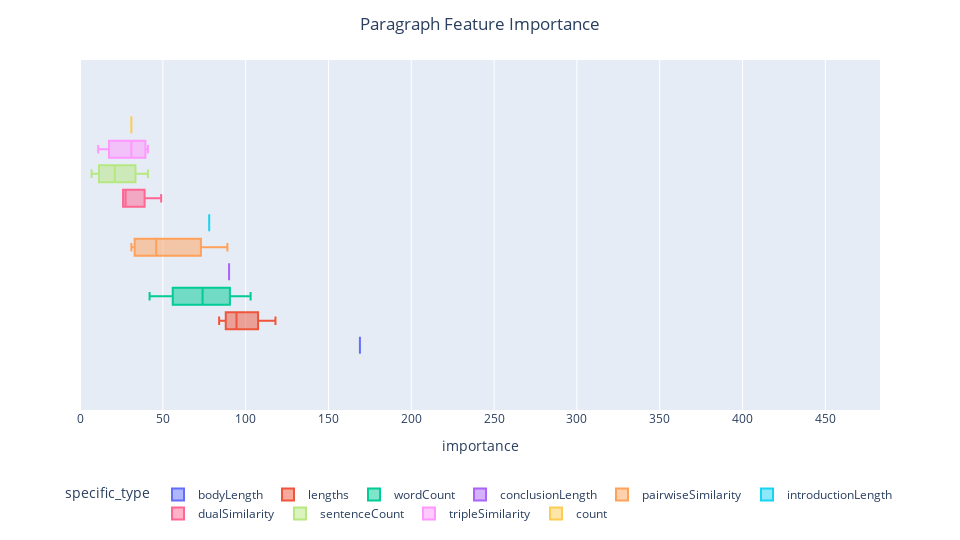

Here is the notebook cell this chart was saved with:
### Code cell
fig = px.box(
    paragraph_features,
    x="importance",
    color="specific_type",
    range_x=(df.importance.min(), df.importance.max()),
)
fig.update_layout(
    height=1080 // 2,
    width=1920 // 2,
    title_x=0.5,
    title_text="Paragraph Feature Importance",
    legend=dict(orientation="h", yanchor="top", xanchor="center", y=-0.2, x=0.5),
)
fig.show()

### Figure 1 — Plotly figure (JSON) as saved in the notebook; plotly's stock layout.template omitted (floating-point values rounded to 4 significant figures)
{"data": [{"alignmentgroup": "True", "hovertemplate": "specific_type=bodyLength<br>importance=%{x}<extra></extra>", "legendgroup": "bodyLength", "marker": {"color": "#636efa"}, "name": "bodyLength", "notched": false, "offsetgroup": "bodyLength", "orientation": "h", "showlegend": true, "type": "box", "x": [169], "x0": " ", "xaxis": "x", "y0": " ", "yaxis": "y"}, {"alignmentgroup": "True", "hovertemplate": "specific_type=lengths<br>importance=%{x}<extra></extra>", "legendgroup": "lengths", "marker": {"color": "#EF553B"}, "name": "lengths", "notched": false, "offsetgroup": "lengths", "orientation": "h", "showlegend": true, "type": "box", "x": [118, 97, 92, 84], "x0": " ", "xaxis": "x", "y0": " ", "yaxis": "y"}, {"alignmentgroup": "True", "hovertemplate": "specific_type=wordCount<br>importance=%{x}<extra></extra>", "legendgroup": "wordCount", "marker": {"color": "#00cc96"}, "name": "wordCount", "notched": false, "offsetgroup": "wordCount", "orientation": "h", "showlegend": true, "type": "box", "x": [103, 78, 70, 42], "x0": " ", "xaxis": "x", "y0": " ", "yaxis": "y"}, {"alignmentgroup": "True", "hovertemplate": "specific_type=conclusionLength<br>importance=%{x}<extra></extra>", "legendgroup": "conclusionLength", "marker": {"color": "#ab63fa"}, "name": "conclusionLength", "notched": false, "offsetgroup": "conclusionLength", "orientation": "h", "showlegend": true, "type": "box", "x": [90], "x0": " ", "xaxis": "x", "y0": " ", "yaxis": "y"}, {"alignmentgroup": "True", "hovertemplate": "specific_type=pairwiseSimilarity<br>importance=%{x}<extra></extra>", "legendgroup": "pairwiseSimilarity", "marker": {"color": "#FFA15A"}, "name": "pairwiseSimilarity", "notched": false, "offsetgroup": "pairwiseSimilarity", "orientation": "h", "showlegend": true, "type": "box", "x": [89, 57, 35, 31], "x0": " ", "xaxis": "x", "y0": " ", "yaxis": "y"}, {"alignmentgroup": "True", "hovertemplate": "specific_type=introductionLength<br>importance=%{x}<extra></extra>", "legendgroup": "introductionLength", "marker": {"color": "#19d3f3"}, "name": "introductionLength", "notched": false, "offsetgroup": "introductionLength", "orientation": "h", "showlegend": true, "type": "box", "x": [78], "x0": " ", "xaxis": "x", "y0": " ", "yaxis": "y"}, {"alignmentgroup": "True", "hovertemplate": "specific_type=dualSimilarity<br>importance=%{x}<extra></extra>", "legendgroup": "dualSimilarity", "marker": {"color": "#FF6692"}, "name": "dualSimilarity", "notched": false, "offsetgroup": "dualSimilarity", "orientation": "h", "showlegend": true, "type": "box", "x": [49, 29, 26, 26], "x0": " ", "xaxis": "x", "y0": " ", "yaxis": "y"}, {"alignmentgroup": "True", "hovertemplate": "specific_type=sentenceCount<br>importance=%{x}<extra></extra>", "legendgroup": "sentenceCount", "marker": {"color": "#B6E880"}, "name": "sentenceCount", "notched": false, "offsetgroup": "sentenceCount", "orientation": "h", "showlegend": true, "type": "box", "x": [41, 26, 16, 7], "x0": " ", "xaxis": "x", "y0": " ", "yaxis": "y"}, {"alignmentgroup": "True", "hovertemplate": "specific_type=tripleSimilarity<br>importance=%{x}<extra></extra>", "legendgroup": "tripleSimilarity", "marker": {"color": "#FF97FF"}, "name": "tripleSimilarity", "notched": false, "offsetgroup": "tripleSimilarity", "orientation": "h", "showlegend": true, "type": "box", "x": [41, 38, 24, 11], "x0": " ", "xaxis": "x", "y0": " ", "yaxis": "y"}, {"alignmentgroup": "True", "hovertemplate": "specific_type=count<br>importance=%{x}<extra></extra>", "legendgroup": "count", "marker": {"color": "#FECB52"}, "name": "count", "notched": false, "offsetgroup": "count", "orientation": "h", "showlegend": true, "type": "box", "x": [31], "x0": " ", "xaxis": "x", "y0": " ", "yaxis": "y"}], "layout": {"boxmode": "group", "height": 540, "legend": {"orientation": "h", "title": {"text": "specific_type"}, "tracegroupgap": 0, "x": 0.5, "xanchor": "center", "y": -0.2, "yanchor": "top"}, "margin": {"t": 60}, "title": {"text": "Paragraph Feature Importance", "x": 0.5}, "width": 960, "xaxis": {"anchor": "y", "domain": [0, 1], "range": [0, 483], "title": {"text": "importance"}}, "yaxis": {"anchor": "x", "domain": [0, 1]}}}
